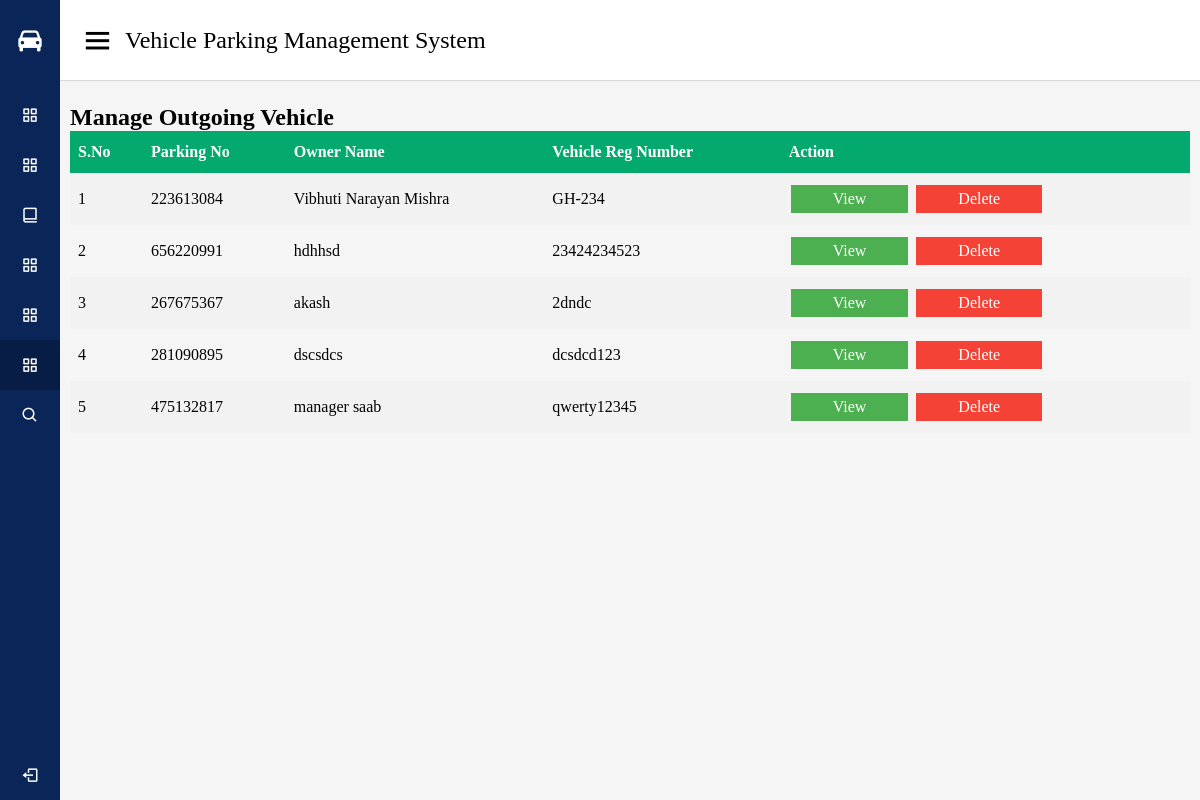
The page /admin/dashboard/manageout-vehicle.php on the database its author committed.
### tables this page shows
CREATE TABLE `tblvehicle` (
  `ID` int(10) NOT NULL,
  `ParkingNumber` varchar(120) DEFAULT NULL,
  `VehicleCategory` varchar(120) NOT NULL,
  `VehicleCompanyname` varchar(120) DEFAULT NULL,
  `RegistrationNumber` varchar(120) DEFAULT NULL,
  `OwnerName` varchar(120) DEFAULT NULL,
  `OwnerContactNumber` bigint(10) DEFAULT NULL,
  `InTime` timestamp NULL DEFAULT current_timestamp(),
  `OutTime` timestamp NULL DEFAULT NULL ON UPDATE current_timestamp(),
  `ParkingCharge` varchar(120) NOT NULL,
  `Remark` mediumtext NOT NULL,
  `Status` varchar(5) NOT NULL
);

### admin/dashboard/manageout-vehicle.php (the view, shortened to what this page needs)
<?php
include('dbconnection.php');
  ?>
<!DOCTYPE html>
<html lang="en" dir="ltr">
  <head>
    <link rel="stylesheet" href="style1.css">
    <link href='https://unpkg.com/boxicons@2.1.2/css/boxicons.min.css' rel='stylesheet'>
   </head>
<body>
  <div class="sidebar">
    <div class="logo-details">
      <i class='bx bxs-car'></i>
      <span class="logo_name">VPMS</span>
    </div>
      <ul class="nav-links">
      <li>
          <a href="dashboard.php">
            <i class='bx bx-grid-alt' ></i>
            <span class="links_name">Dashboard</span>
          </a>
        </li>
	  <li>
          <a href="add-category.php ">
            <i class='bx bx-grid-alt' ></i>
            <span class="links_name">Add Category</span>
          </a>
        </li>
		        <li>
          <a href="manage-category.php">
            <i class='bx bx-book-alt' ></i>
            <span class="links_name">Manage Category</span>
          </a>
        </li>
        <li>
          <a href="add-vehicle.php">
            <i class='bx bx-grid-alt' ></i>
            <span class="links_name">Add Vehicle</span>
          </a>
        </li>
        <li>
          <a href="managein-vehicle.php">
            <i class='bx bx-grid-alt' ></i>
            <span class="links_name">manage in vehicle</span>
          </a>
        </li>
        <li>
          <a href="manageout-vehicle.php" class="active">
            <i class='bx bx-grid-alt' ></i>
            <span class="links_name">Manage Out Vehicle</span>
          </a>
        </li>
        <li>
          <a href="search-vehicle.php">
            <i class='bx bx-search' ></i>
            <span class="links_name">Search</span>
          </a>
        </li>
        <li class="log_out">
          <a href="../login.php">
            <i class='bx bx-log-out bx-fade-left-hover'></i>
            <span class="links_name">Log out</span>
          </a>
        </li>
      </ul>
  </div>
  <section class="home-section">
    <nav>
      <div class="sidebar-button">
        <i class='bx bx-menu sidebarBtn'></i>
        <span class="dashboard">Vehicle Parking Management System</span>
      </div>
    </nav>
    <div class="home-content">
<h1>Manage Outgoing Vehicle</h1>
<table id="customers">
  <tr>
    <th>S.No</th>
    <th>Parking No</th>
    <th>Owner Name</th>
    <th>Vehicle Reg Number</th>
      <th>Action</th>
  </tr>
               <?php
$ret=mysqli_query($con,"select *from   tblvehicle where Status='Out'");
$cnt=1;
while ($row=mysqli_fetch_array($ret)) {
?>
                <tr>
                  <td><?php echo $cnt;?></td>
                  <td><?php  echo $row['ParkingNumber'];?></td>
                  <td><?php  echo $row['OwnerName'];?></td>
                  <td><?php  echo $row['RegistrationNumber'];?></td>
                  <td><a href="vmanageout.php?viewid=<?php echo $row['ID'];?>" class="button">View</a>
<a href="manageout-vehicle.php?del=<?php echo $row['ID'];?>" class="button button2" onClick="return confirm('Are you sure you want to delete?')">Delete</a>
                  </td>
                </tr>
                <?php
$cnt=$cnt+1;
}?>
</table>
 </div>
  </section>
</body>
</html>

### admin/dashboard/style1.css (style rules this page uses)
* { margin: 0; padding: 0; box-sizing: border-box; font-family: 'Poppins', sans-serif; }
.sidebar { position: fixed; height: 100%; width: 240px; background: #0A2558; transition: all 0.5s ease; }
.sidebar .logo-details { height: 80px; display: flex; align-items: center; }
.sidebar .logo-details i { font-size: 28px; font-weight: 500; color: #fff; min-width: 60px; text-align: center }
.sidebar .logo-details .logo_name { color: #fff; font-size: 24px; font-weight: 500; }
.sidebar .nav-links { margin-top: 10px; }
.sidebar .nav-links li { position: relative; list-style: none; height: 50px; }
.sidebar .nav-links li a { height: 100%; width: 100%; display: flex; align-items: center; text-decoration: none; transition: all 0.4s ease; }
.sidebar .nav-links li a.active { background: #081D45; }
.sidebar .nav-links li i { min-width: 60px; text-align: center; font-size: 18px; color: #fff; }
.sidebar .nav-links li a .links_name { color: #fff; font-size: 15px; font-weight: 400; white-space: nowrap; }
.sidebar .nav-links .log_out { position: absolute; bottom: 0; width: 100%; }
.home-section { position: relative; background: #f5f5f5; min-height: 100vh; width: calc(100% - 240px); left: 240px; transition: all 0.5s ease; }
.home-section nav { display: flex; justify-content: space-between; height: 80px; background: #fff; display: flex; align-items: center; position: fixed; width: calc(100% - 240px); left: 240px; z-index: 100; padding: 0 20px; box-shadow: 0 1px 1px rgba(0, 0, 0, 0.1); transition: all 0.5s ease; }
.home-section nav .sidebar-button { display: flex; align-items: center; font-size: 24px; font-weight: 500; }
nav .sidebar-button i { font-size: 35px; margin-right: 10px; }
.home-section .home-content { position: relative; padding-top: 104px; padding-left: 10px; padding-right: 10px }
@media (max-width: 1240px) { .sidebar { width: 60px; } }
@media (max-width: 1240px) { .home-section { width: calc(100% - 60px); left: 60px; } }
@media (max-width: 1240px) { .home-section nav { width: calc(100% - 60px); left: 60px; } }

### admin/dashboard/manageout-vehicle.php (style rules this page uses)
html * { font-family: Comic Sans MS, Comic Sans; }
#customers { font-family: Arial, Helvetica, sans-serif; border-collapse: collapse; width: 100%; }
#customers td, #customers th { border: 0px solid #ddd; padding: 8px; }
#customers tr:nth-child(even) { background-color: #f2f2f2; }
#customers th { padding-top: 12px; padding-bottom: 12px; text-align: left; background-color: #04AA6D; color: white; }
.button { background-color: #4CAF50; border: none; color: white; padding: 5px 42px; text-align: center; text-decoration: none; display: inline-block; font-size: 16px; margin: 4px 2px; cursor: pointer; }
.button2 { background-color: #f44336; }
a { text-decoration: none; }
a { background-color: transparent; }

### rows shown on the page
tblvehicle: ParkingNumber "223613084", OwnerName "Vibhuti Narayan Mishra", RegistrationNumber "GH-234"
tblvehicle: ParkingNumber "656220991", OwnerName "hdhhsd", RegistrationNumber "23424234523"
tblvehicle: ParkingNumber "267675367", OwnerName "akash", RegistrationNumber "2dndc"
tblvehicle: ParkingNumber "281090895", OwnerName "dscsdcs", RegistrationNumber "dcsdcd123"
tblvehicle: ParkingNumber "475132817", OwnerName "manager saab", RegistrationNumber "qwerty12345"
